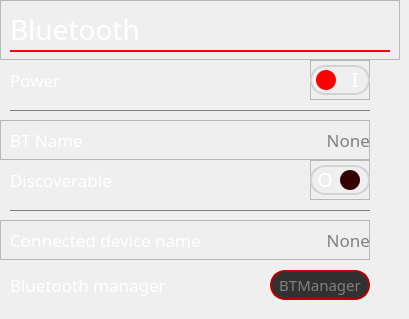
    <widget class="QWidget" name="page_bluetooth">
     <widget class="QFrame" name="p_bt_title">
      <property name="geometry">
       <rect>
        <x>0</x>
        <y>0</y>
        <width>400</width>
        <height>60</height>
       </rect>
      </property>
      <property name="frameShape">
       <enum>QFrame::StyledPanel</enum>
      </property>
      <property name="frameShadow">
       <enum>QFrame::Raised</enum>
      </property>
      <widget class="QLabel" name="label_17">
       <property name="geometry">
        <rect>
         <x>10</x>
         <y>10</y>
         <width>380</width>
         <height>40</height>
        </rect>
       </property>
       <property name="font">
        <font>
         <family>Bahnschrift SemiLight</family>
         <pointsize>21</pointsize>
        </font>
       </property>
       <property name="styleSheet">
        <string notr="true">color:white;</string>
       </property>
       <property name="text">
        <string>Bluetooth</string>
       </property>
       <property name="alignment">
        <set>Qt::AlignLeading|Qt::AlignLeft|Qt::AlignTop</set>
       </property>
      </widget>
      <widget class="Line" name="line_7">
       <property name="geometry">
        <rect>
         <x>10</x>
         <y>50</y>
         <width>380</width>
         <height>2</height>
        </rect>
       </property>
       <property name="styleSheet">
        <string notr="true">background:red;
border:none;</string>
       </property>
       <property name="frameShadow">
        <enum>QFrame::Plain</enum>
       </property>
       <property name="orientation">
        <enum>Qt::Horizontal</enum>
       </property>
      </widget>
     </widget>
     <widget class="QFrame" name="p_bt_power">
      <property name="geometry">
       <rect>
        <x>0</x>
        <y>60</y>
        <width>370</width>
        <height>40</height>
       </rect>
      </property>
      <property name="frameShape">
       <enum>QFrame::NoFrame</enum>
      </property>
      <property name="frameShadow">
       <enum>QFrame::Raised</enum>
      </property>
      <widget class="QLabel" name="label_3">
       <property name="geometry">
        <rect>
         <x>10</x>
         <y>5</y>
         <width>240</width>
         <height>30</height>
        </rect>
       </property>
       <property name="maximumSize">
        <size>
         <width>250</width>
         <height>16777215</height>
        </size>
       </property>
       <property name="font">
        <font>
         <family>Bahnschrift SemiLight</family>
         <pointsize>13</pointsize>
        </font>
       </property>
       <property name="styleSheet">
        <string notr="true">color:white;</string>
       </property>
       <property name="text">
        <string>Power</string>
       </property>
      </widget>
      <widget class="QFrame" name="frame_cb_2">
       <property name="geometry">
        <rect>
         <x>310</x>
         <y>0</y>
         <width>60</width>
         <height>40</height>
        </rect>
       </property>
       <property name="frameShape">
        <enum>QFrame::StyledPanel</enum>
       </property>
       <property name="frameShadow">
        <enum>QFrame::Raised</enum>
       </property>
       <widget class="QFrame" name="a_border_5">
        <property name="geometry">
         <rect>
          <x>0</x>
          <y>5</y>
          <width>60</width>
          <height>30</height>
         </rect>
        </property>
        <property name="styleSheet">
         <string notr="true">QFrame{
	border-radius:15px;
	border:2px solid gray; 
	border-color: rgb(211, 211, 211);
}
QLabel{
	border:none; 
	color:white;
	margin-bottom:1px;
}</string>
        </property>
        <property name="frameShape">
         <enum>QFrame::StyledPanel</enum>
        </property>
        <property name="frameShadow">
         <enum>QFrame::Raised</enum>
        </property>
        <widget class="QLabel" name="label_8">
         <property name="geometry">
          <rect>
           <x>0</x>
           <y>0</y>
           <width>30</width>
           <height>30</height>
          </rect>
         </property>
         <property name="font">
          <font>
           <family>Bahnschrift SemiBold</family>
           <pointsize>14</pointsize>
          </font>
         </property>
         <property name="text">
          <string>O</string>
         </property>
         <property name="alignment">
          <set>Qt::AlignCenter</set>
         </property>
        </widget>
        <widget class="QLabel" name="label_18">
         <property name="geometry">
          <rect>
           <x>30</x>
           <y>0</y>
           <width>30</width>
           <height>30</height>
          </rect>
         </property>
         <property name="font">
          <font>
           <family>Bahnschrift SemiBold</family>
           <pointsize>14</pointsize>
          </font>
         </property>
         <property name="text">
          <string>I</string>
         </property>
         <property name="alignment">
          <set>Qt::AlignCenter</set>
         </property>
        </widget>
       </widget>
       <widget class="QCheckBox" name="bearing_btPowerCheckbox">
        <property name="geometry">
         <rect>
          <x>0</x>
          <y>0</y>
          <width>120</width>
          <height>40</height>
         </rect>
        </property>
        <property name="styleSheet">
         <string notr="true">QCheckBox{
	background:none;
}
QCheckBox::indicator{
	height:20px;
	width:20px;
	border-radius:10px;

}
QCheckBox::indicator:unchecked{
	margin-left:6px;
	background-color: rgb(255, 0, 0);

}
QCheckBox::indicator:checked{
	margin-left:30px;
	background:rgb(54, 0, 0);

	
}</string>
        </property>
        <property name="text">
         <string/>
        </property>
       </widget>
      </widget>
     </widget>
     <widget class="QFrame" name="p_bt_separator">
      <property name="geometry">
       <rect>
        <x>0</x>
        <y>100</y>
        <width>370</width>
        <height>20</height>
       </rect>
      </property>
      <widget class="Line" name="line_8">
       <property name="geometry">
        <rect>
         <x>10</x>
         <y>10</y>
         <width>360</width>
         <height>1</height>
        </rect>
       </property>
       <property name="styleSheet">
        <string notr="true">border:none;
background:gray;</string>
       </property>
       <property name="frameShadow">
        <enum>QFrame::Plain</enum>
       </property>
       <property name="orientation">
        <enum>Qt::Horizontal</enum>
       </property>
      </widget>
     </widget>
     <widget class="QFrame" name="p_bt_separator_2">
      <property name="geometry">
       <rect>
        <x>0</x>
        <y>200</y>
        <width>370</width>
        <height>20</height>
       </rect>
      </property>
      <widget class="Line" name="line_9">
       <property name="geometry">
        <rect>
         <x>10</x>
         <y>10</y>
         <width>360</width>
         <height>1</height>
        </rect>
       </property>
       <property name="styleSheet">
        <string notr="true">border:none;
background:gray;</string>
       </property>
       <property name="frameShadow">
        <enum>QFrame::Plain</enum>
       </property>
       <property name="orientation">
        <enum>Qt::Horizontal</enum>
       </property>
      </widget>
     </widget>
     <widget class="QFrame" name="p_bt_discoverable">
      <property name="geometry">
       <rect>
        <x>0</x>
        <y>160</y>
        <width>370</width>
        <height>40</height>
       </rect>
      </property>
      <property name="frameShape">
       <enum>QFrame::NoFrame</enum>
      </property>
      <property name="frameShadow">
       <enum>QFrame::Raised</enum>
      </property>
      <widget class="QLabel" name="label_21">
       <property name="geometry">
        <rect>
         <x>10</x>
         <y>5</y>
         <width>240</width>
         <height>30</height>
        </rect>
       </property>
       <property name="maximumSize">
        <size>
         <width>250</width>
         <height>16777215</height>
        </size>
       </property>
       <property name="font">
        <font>
         <family>Bahnschrift SemiLight</family>
         <pointsize>13</pointsize>
        </font>
       </property>
       <property name="styleSheet">
        <string notr="true">color:white;</string>
       </property>
       <property name="text">
        <string>Discoverable</string>
       </property>
      </widget>
      <widget class="QFrame" name="frame_cb_4">
       <property name="geometry">
        <rect>
         <x>310</x>
         <y>0</y>
         <width>60</width>
         <height>40</height>
        </rect>
       </property>
       <property name="frameShape">
        <enum>QFrame::StyledPanel</enum>
       </property>
       <property name="frameShadow">
        <enum>QFrame::Raised</enum>
       </property>
       <widget class="QFrame" name="a_border_6">
        <property name="geometry">
         <rect>
          <x>0</x>
          <y>5</y>
          <width>60</width>
          <height>30</height>
         </rect>
        </property>
        <property name="styleSheet">
         <string notr="true">QFrame{
	border-radius:15px;
	border:2px solid gray; 
	border-color: rgb(211, 211, 211);
}
QLabel{
	border:none; 
	color:white;
	margin-bottom:1px;
}</string>
        </property>
        <property name="frameShape">
         <enum>QFrame::StyledPanel</enum>
        </property>
        <property name="frameShadow">
         <enum>QFrame::Raised</enum>
        </property>
        <widget class="QLabel" name="label_22">
         <property name="geometry">
          <rect>
           <x>0</x>
           <y>0</y>
           <width>30</width>
           <height>30</height>
          </rect>
         </property>
         <property name="font">
          <font>
           <family>Bahnschrift SemiBold</family>
           <pointsize>14</pointsize>
          </font>
         </property>
         <property name="text">
          <string>O</string>
         </property>
         <property name="alignment">
          <set>Qt::AlignCenter</set>
         </property>
        </widget>
        <widget class="QLabel" name="label_23">
         <property name="geometry">
          <rect>
           <x>30</x>
           <y>0</y>
           <width>30</width>
           <height>30</height>
          </rect>
         </property>
         <property name="font">
          <font>
           <family>Bahnschrift SemiBold</family>
           <pointsize>14</pointsize>
          </font>
         </property>
         <property name="text">
          <string>I</string>
         </property>
         <property name="alignment">
          <set>Qt::AlignCenter</set>
         </property>
        </widget>
       </widget>
       <widget class="QCheckBox" name="bearing_btDiscoverableCheckbox">
        <property name="geometry">
         <rect>
          <x>0</x>
          <y>0</y>
          <width>120</width>
          <height>40</height>
         </rect>
        </property>
        <property name="styleSheet">
         <string notr="true">QCheckBox{
	background:none;
}
QCheckBox::indicator{
	height:20px;
	width:20px;
	border-radius:10px;

}
QCheckBox::indicator:unchecked{
	margin-left:6px;
	background-color: rgb(255, 0, 0);

}
QCheckBox::indicator:checked{
	margin-left:30px;
	background:rgb(54, 0, 0);

	
}</string>
        </property>
        <property name="text">
         <string/>
        </property>
        <property name="checked">
         <bool>true</bool>
        </property>
       </widget>
      </widget>
     </widget>
     <widget class="QFrame" name="p_bt_btName">
      <property name="geometry">
       <rect>
        <x>0</x>
        <y>120</y>
        <width>370</width>
        <height>40</height>
       </rect>
      </property>
      <property name="frameShape">
       <enum>QFrame::StyledPanel</enum>
      </property>
      <property name="frameShadow">
       <enum>QFrame::Raised</enum>
      </property>
      <widget class="QLabel" name="label_27">
       <property name="geometry">
        <rect>
         <x>10</x>
         <y>0</y>
         <width>190</width>
         <height>40</height>
        </rect>
       </property>
       <property name="font">
        <font>
         <family>Bahnschrift SemiLight</family>
         <pointsize>13</pointsize>
        </font>
       </property>
       <property name="styleSheet">
        <string notr="true">QLabel{
	color:white;
}</string>
       </property>
       <property name="text">
        <string>BT Name</string>
       </property>
      </widget>
      <widget class="QLabel" name="bearing_btNameText">
       <property name="geometry">
        <rect>
         <x>190</x>
         <y>0</y>
         <width>180</width>
         <height>40</height>
        </rect>
       </property>
       <property name="font">
        <font>
         <family>Bahnschrift SemiLight</family>
         <pointsize>13</pointsize>
        </font>
       </property>
       <property name="styleSheet">
        <string notr="true">QLabel{
	color:gray;
}</string>
       </property>
       <property name="text">
        <string>None</string>
       </property>
       <property name="alignment">
        <set>Qt::AlignRight|Qt::AlignTrailing|Qt::AlignVCenter</set>
       </property>
      </widget>
     </widget>
     <widget class="QFrame" name="p_bt_btName_2">
      <property name="geometry">
       <rect>
        <x>0</x>
        <y>220</y>
        <width>370</width>
        <height>40</height>
       </rect>
      </property>
      <property name="frameShape">
       <enum>QFrame::StyledPanel</enum>
      </property>
      <property name="frameShadow">
       <enum>QFrame::Raised</enum>
      </property>
      <widget class="QLabel" name="label_29">
       <property name="geometry">
        <rect>
         <x>10</x>
         <y>0</y>
         <width>190</width>
         <height>40</height>
        </rect>
       </property>
       <property name="font">
        <font>
         <family>Bahnschrift SemiLight</family>
         <pointsize>13</pointsize>
        </font>
       </property>
       <property name="styleSheet">
        <string notr="true">QLabel{
	color:white;
}</string>
       </property>
       <property name="text">
        <string>Connected device name</string>
       </property>
      </widget>
      <widget class="QLabel" name="bearing_btConnectedText">
       <property name="geometry">
        <rect>
         <x>190</x>
         <y>0</y>
         <width>180</width>
         <height>40</height>
        </rect>
       </property>
       <property name="font">
        <font>
         <family>Bahnschrift SemiLight</family>
         <pointsize>13</pointsize>
        </font>
       </property>
       <property name="styleSheet">
        <string notr="true">QLabel{
	color:gray;
}</string>
       </property>
       <property name="text">
        <string>None</string>
       </property>
       <property name="alignment">
        <set>Qt::AlignRight|Qt::AlignTrailing|Qt::AlignVCenter</set>
       </property>
      </widget>
     </widget>
     <widget class="QFrame" name="p_bt_btManager">
      <property name="geometry">
       <rect>
        <x>0</x>
        <y>260</y>
        <width>370</width>
        <height>50</height>
       </rect>
      </property>
      <widget class="QLabel" name="label_31">
       <property name="geometry">
        <rect>
         <x>10</x>
         <y>0</y>
         <width>200</width>
         <height>50</height>
        </rect>
       </property>
       <property name="maximumSize">
        <size>
         <width>250</width>
         <height>16777215</height>
        </size>
       </property>
       <property name="font">
        <font>
         <family>Bahnschrift SemiLight</family>
         <pointsize>13</pointsize>
        </font>
       </property>
       <property name="styleSheet">
        <string notr="true">color:white;</string>
       </property>
       <property name="text">
        <string>Bluetooth manager</string>
       </property>
      </widget>
      <widget class="QPushButton" name="bearing_btManagerButton">
       <property name="geometry">
        <rect>
         <x>270</x>
         <y>10</y>
         <width>100</width>
         <height>30</height>
        </rect>
       </property>
       <property name="font">
        <font>
         <family>Bahnschrift SemiLight</family>
         <pointsize>11</pointsize>
         <weight>50</weight>
         <bold>false</bold>
        </font>
       </property>
       <property name="styleSheet">
        <string notr="true">QPushButton{
	
	background-color: rgb(49, 49, 49);
	border: 2px solid rgb(181, 0, 0);
	border-radius:15px;
	color:gray;
}
QPushButton:pressed{
	
	
	background-color: rgb(188, 0, 0);
	color:white;
}</string>
       </property>
       <property name="text">
        <string>BTManager</string>
       </property>
      </widget>
     </widget>
    </widget>
